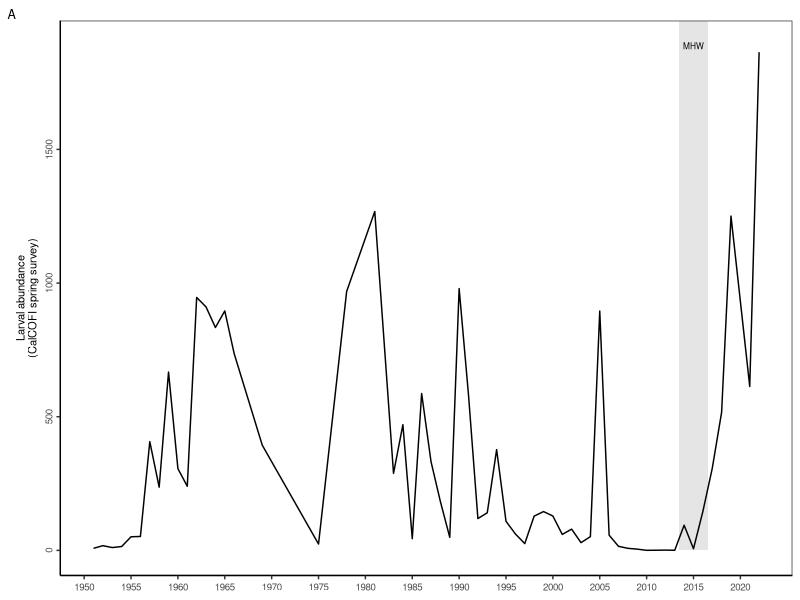
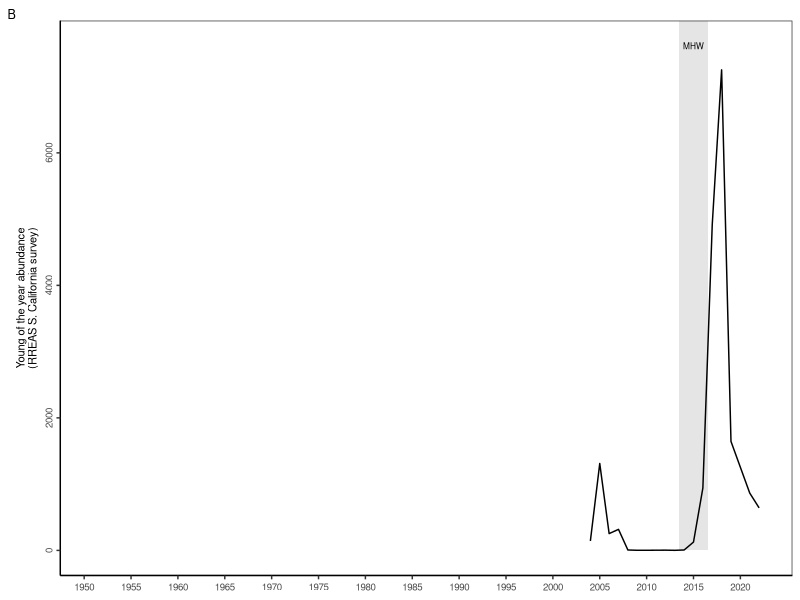
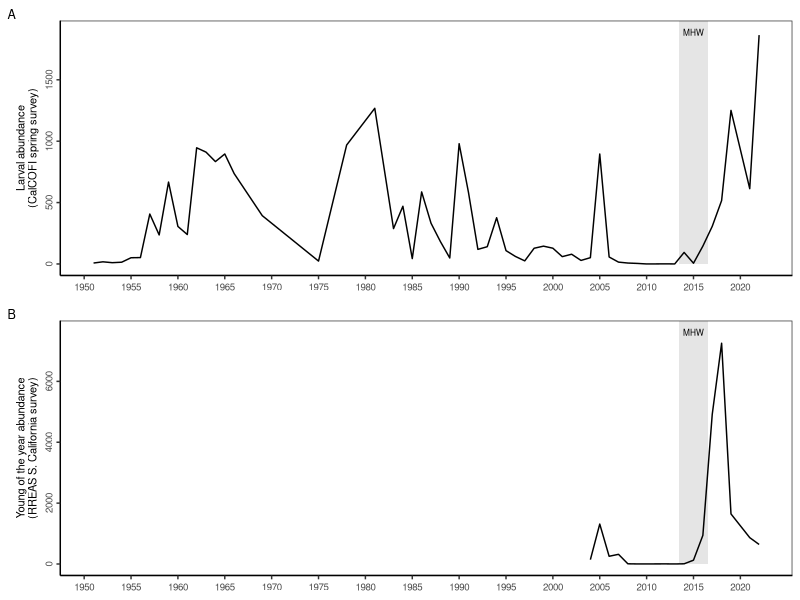

These figures' R source, in order: (Note: this script raises an error after producing the figures.)

# Clear workspace
rm(list = ls())

# Setup
################################################################################

# Packages
library(lubridate)
library(tidyverse)

# Directories
plotdir <- "figures"

# Read data
data_orig <- read.csv("data/case_study_data/anchovy/mean larval and yoy anchovy.csv")

# Format data
data1 <- data_orig %>%
  mutate(variable=case_when(variable=="ln mean yoy anchovy from southern CA" ~ "YOY",
                            T ~ "Larval abundance"))

# Format data
data2 <- read.csv("data/case_study_data/anchovy/spring anchovy from core CalCOFI stations.csv")  %>%
  select(-X) %>%
  setNames(c("year", "n", "n_log"))



# Plot data
################################################################################

# Theme
my_theme <-  theme(axis.text=element_text(size=7),
                   axis.title=element_text(size=8),
                   axis.title.x=element_blank(),
                   axis.text.y = element_text(angle = 90, hjust = 0.5),
                   plot.tag = element_text(size=9),
                   plot.tag.position = "topleft",
                   # Gridlines
                   panel.grid.major = element_blank(),
                   panel.grid.minor = element_blank(),
                   panel.background = element_blank(),
                   axis.line = element_line(colour = "black"),
                   # Legend
                   legend.background = element_rect(fill=alpha('blue', 0)))

# Plot data
# data1 <- data %>% filter(variable=="Larval abundance")
g1 <- ggplot(data2, aes(x=year, y=n)) +
  # Label heatwave
  geom_rect(xmin=2013.5, xmax=2016.5, ymin=0, ymax=Inf, fill="grey90", show.legend = F) +
  annotate(geom="text", label="MHW", x=2015, y=max(data1$value)*1.05, size=2.1) +
  # Data
  geom_line() +
  # Labels
  labs(x="Year", y="Larval abundance\n(CalCOFI spring survey)", tag="A") +
  scale_x_continuous(breaks=seq(1950,2020,5), lim=range(data2$year)) +
  # Theme
  theme_bw() + my_theme
g1

# Plot data
data3 <- data1 %>% filter(variable=="YOY")
g2 <- ggplot(data3, aes(x=year, y=exp(value))) +
  # Label heatwave
  geom_rect(xmin=2013.5, xmax=2016.5, ymin=0, ymax=Inf, fill="grey90", show.legend = F) +
  annotate(geom="text", label="MHW", x=2015, y=max(data3$value %>% exp())*1.05, size=2.1) +
  # Data
  geom_line() +
  # Labels
  labs(x="Year", y="Young of the year abundance\n(RREAS S. California survey)", tag="B") +
  scale_x_continuous(breaks=seq(1950,2020,5), lim=range(data2$year)) +
  # Theme
  theme_bw() + my_theme
g2

# Merge plots
g <- gridExtra::grid.arrange(g1, g2, ncol=1)

# Export plot
ggsave(g, filename=file.path(plotdir, "FigS3_anchovy_case_study.png"),
       width=6.5, height=4, units="in", dpi=600)
ggsave(g, filename=file.path(plotdir, "FigS3_anchovy_case_study.pdf"),
       width=6.5, height=4, units="in", dpi=600)


